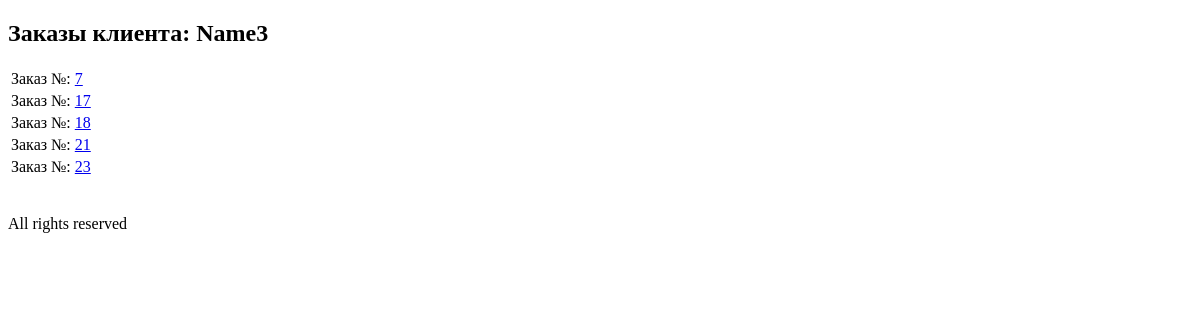
Page /shop/client/3/ on the earlier database version.
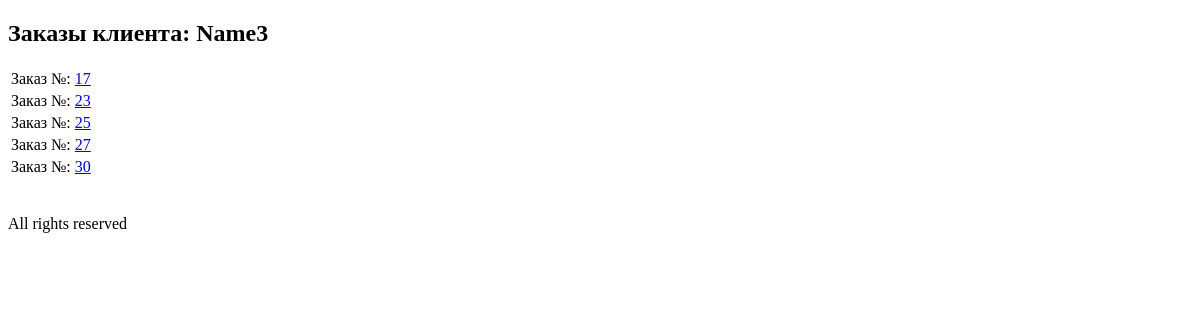
Same page on the later database version.
### myapp/models.py (models this page shows, shortened)
class Order(models.Model):
    customer = models.ForeignKey(Client, on_delete=models.CASCADE)
    products = models.ManyToManyField(Product, through='OrderProducts')
    total_price = models.DecimalField(max_digits=10, decimal_places=2)
    date_ordered = models.DateTimeField(auto_now_add=True)

### myapp/views.py (the view)
# urls.py: path('client/<int:client_id>/', client_orders, name='client_orders'),
def client_orders(request: HttpRequest, client_id):
    client = get_object_or_404(Client, pk=client_id)
    order_id = Order.objects.filter(customer=client).all()
    return render(request, 'myapp/client_orders.html', {'client': client, 'orders': order_id})

### myapp/templates/myapp/client_orders.html (shortened to what this page needs)
{% extends 'base.html' %}
{% block content %}
    <h2>Заказы клиента: {{ client.name }}</h2>
    <table>
        {% for order in orders %}
            <tr>
                <td>Заказ №: <a href="{% url 'order_products' order.id %}">{{ order.id }}</a></td>
            </tr>
        {% endfor %}
    </table>
{% endblock %}

Differences in the rows shown:
no longer on this page (row edited): Order: id "7"
no longer on this page (row edited): Order: id "18"
no longer on this page (row edited): Order: id "21"
now on this page (row edited): Order: id "25"
now on this page (row edited): Order: id "27"
now on this page (row edited): Order: id "30"
